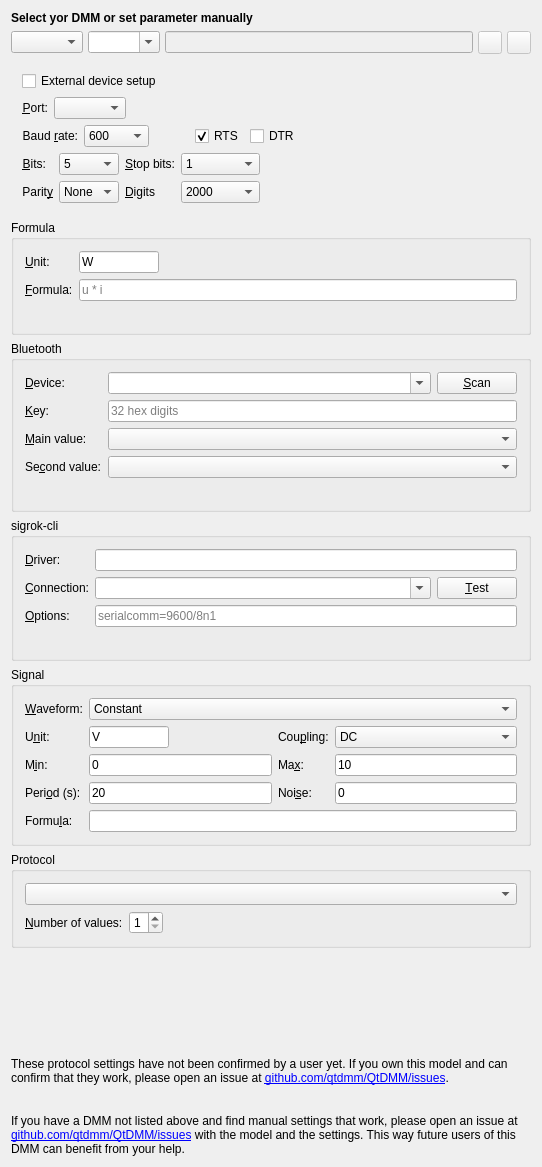
<?xml version="1.0" encoding="UTF-8"?>
<ui version="4.0">
 <class>UIDmmPrefs</class>
 <widget class="PrefWidget" name="UIDmmPrefs">
  <property name="geometry">
   <rect>
    <x>0</x>
    <y>0</y>
    <width>542</width>
    <height>690</height>
   </rect>
  </property>
  <layout class="QVBoxLayout" name="verticalLayout_2">
   <item>
    <widget class="QLabel" name="ui_hint">
     <property name="sizePolicy">
      <sizepolicy hsizetype="Minimum" vsizetype="Fixed">
       <horstretch>0</horstretch>
       <verstretch>0</verstretch>
      </sizepolicy>
     </property>
     <property name="frameShape">
      <enum>QFrame::NoFrame</enum>
     </property>
     <property name="text">
      <string>&lt;b&gt;Select yor DMM or set parameter manually&lt;/b&gt;</string>
     </property>
     <property name="wordWrap">
      <bool>false</bool>
     </property>
    </widget>
   </item>
   <item>
    <layout class="QHBoxLayout" name="_2">
     <property name="spacing">
      <number>5</number>
     </property>
     <item>
      <widget class="QComboBox" name="ui_vendor">
       <property name="whatsThis">
        <string>Select your DMM's vendor to narrow the model list below.</string>
       </property>
       <property name="sizeAdjustPolicy">
        <enum>QComboBox::AdjustToContents</enum>
       </property>
      </widget>
     </item>
     <item>
      <widget class="QComboBox" name="ui_model">
       <property name="whatsThis">
        <string>Here you may select your DMM model. If your DMM is not in the list, try to find working settings and open an issue at github.com/qtdmm/QtDMM/issues with them, so they can be added to the list in the next release.</string>
       </property>
       <property name="editable">
        <bool>true</bool>
       </property>
       <property name="currentText">
        <string notr="true"/>
       </property>
       <property name="insertPolicy">
        <enum>QComboBox::NoInsert</enum>
       </property>
       <property name="sizeAdjustPolicy">
        <enum>QComboBox::AdjustToContents</enum>
       </property>
      </widget>
     </item>
     <item>
      <widget class="QLineEdit" name="ui_filename">
       <property name="enabled">
        <bool>false</bool>
       </property>
       <property name="readOnly">
        <bool>true</bool>
       </property>
      </widget>
     </item>
     <item>
      <widget class="QToolButton" name="ui_load">
       <property name="enabled">
        <bool>false</bool>
       </property>
       <property name="toolTip">
        <string>Load Settings</string>
       </property>
       <property name="text">
        <string/>
       </property>
       <property name="icon">
        <iconset theme="document-open"/>
       </property>
      </widget>
     </item>
     <item>
      <widget class="QToolButton" name="ui_save">
       <property name="enabled">
        <bool>false</bool>
       </property>
       <property name="toolTip">
        <string>Save Settings</string>
       </property>
       <property name="text">
        <string/>
       </property>
       <property name="icon">
        <iconset theme="document-save"/>
       </property>
      </widget>
     </item>
    </layout>
   </item>
   <item>
    <widget class="QWidget" name="ButtonGroup11" native="true">
     <property name="title" stdset="0">
      <string>Port settings</string>
     </property>
     <layout class="QFormLayout" name="formLayout_6">
      <item row="0" column="0">
       <layout class="QHBoxLayout" name="horizontalLayout_2">
        <item>
         <widget class="QCheckBox" name="ui_externalSetup">
          <property name="text">
           <string>External device setup</string>
          </property>
         </widget>
        </item>
        <item>
         <spacer name="horizontalSpacer">
          <property name="orientation">
           <enum>Qt::Horizontal</enum>
          </property>
          <property name="sizeHint" stdset="0">
           <size>
            <width>40</width>
            <height>20</height>
           </size>
          </property>
         </spacer>
        </item>
       </layout>
      </item>
      <item row="1" column="0">
       <layout class="QHBoxLayout" name="horizontalLayout_3">
        <item>
         <layout class="QFormLayout" name="formLayout_4">
          <item row="0" column="0">
           <widget class="QLabel" name="TextLabel2">
            <property name="text">
             <string>&amp;Port:</string>
            </property>
            <property name="alignment">
             <set>Qt::AlignRight|Qt::AlignTrailing|Qt::AlignVCenter</set>
            </property>
            <property name="wordWrap">
             <bool>false</bool>
            </property>
            <property name="buddy">
             <cstring>port</cstring>
            </property>
           </widget>
          </item>
          <item row="0" column="1">
           <layout class="QHBoxLayout" name="_3">
            <property name="spacing">
             <number>2</number>
            </property>
            <property name="leftMargin">
             <number>0</number>
            </property>
            <property name="topMargin">
             <number>0</number>
            </property>
            <property name="rightMargin">
             <number>0</number>
            </property>
            <property name="bottomMargin">
             <number>0</number>
            </property>
            <item>
             <widget class="QComboBox" name="port">
              <property name="sizePolicy">
               <sizepolicy hsizetype="MinimumExpanding" vsizetype="Fixed">
                <horstretch>0</horstretch>
                <verstretch>0</verstretch>
               </sizepolicy>
              </property>
              <property name="whatsThis">
               <string>Choose the serial device here. &lt;i&gt;(Hint for DOS people: /dev/ttyS0 corresponds to COM1. /dev/ttyS1 to COM2 ...)&lt;/i&gt;</string>
              </property>
              <property name="currentText">
               <string notr="true"/>
              </property>
              <property name="currentIndex">
               <number>-1</number>
              </property>
             </widget>
            </item>
           </layout>
          </item>
         </layout>
        </item>
       </layout>
      </item>
      <item row="2" column="0">
       <layout class="QHBoxLayout" name="_4">
        <item>
         <layout class="QFormLayout" name="formLayout_5">
          <item row="0" column="0">
           <widget class="QLabel" name="ui_baudLabel">
            <property name="text">
             <string>Baud &amp;rate:</string>
            </property>
            <property name="alignment">
             <set>Qt::AlignRight|Qt::AlignTrailing|Qt::AlignVCenter</set>
            </property>
            <property name="wordWrap">
             <bool>false</bool>
            </property>
            <property name="buddy">
             <cstring>baudRate</cstring>
            </property>
           </widget>
          </item>
          <item row="0" column="1">
           <widget class="QComboBox" name="baudRate">
            <property name="whatsThis">
             <string>Select the baud rate for the DMM here. If you encounter problems connecting to your DMM try lowering the baud rate. I had some problems with my &lt;b&gt;Metex ME-32&lt;/b&gt;. The Documentation said 1200 baud but it only worked at 600.</string>
            </property>
            <property name="currentText">
             <string notr="true">600</string>
            </property>
            <property name="currentIndex">
             <number>0</number>
            </property>
            <item>
             <property name="text">
              <string notr="true">600</string>
             </property>
            </item>
            <item>
             <property name="text">
              <string notr="true">1200</string>
             </property>
            </item>
            <item>
             <property name="text">
              <string notr="true">1800</string>
             </property>
            </item>
            <item>
             <property name="text">
              <string notr="true">2400</string>
             </property>
            </item>
            <item>
             <property name="text">
              <string notr="true">4800</string>
             </property>
            </item>
            <item>
             <property name="text">
              <string notr="true">9600</string>
             </property>
            </item>
            <item>
             <property name="text">
              <string notr="true">19200</string>
             </property>
            </item>
           </widget>
          </item>
         </layout>
        </item>
        <item>
         <spacer name="horizontalSpacer_3">
          <property name="orientation">
           <enum>Qt::Horizontal</enum>
          </property>
          <property name="sizeHint" stdset="0">
           <size>
            <width>40</width>
            <height>20</height>
           </size>
          </property>
         </spacer>
        </item>
        <item>
         <widget class="QCheckBox" name="uirts">
          <property name="text">
           <string notr="true">RTS</string>
          </property>
          <property name="checked">
           <bool>true</bool>
          </property>
         </widget>
        </item>
        <item>
         <widget class="QCheckBox" name="uidtr">
          <property name="text">
           <string notr="true">DTR</string>
          </property>
         </widget>
        </item>
        <item>
         <spacer name="spacer3">
          <property name="orientation">
           <enum>Qt::Horizontal</enum>
          </property>
          <property name="sizeType">
           <enum>QSizePolicy::Expanding</enum>
          </property>
          <property name="sizeHint" stdset="0">
           <size>
            <width>40</width>
            <height>21</height>
           </size>
          </property>
         </spacer>
        </item>
       </layout>
      </item>
      <item row="3" column="0">
       <layout class="QHBoxLayout" name="horizontalLayout_4">
        <item>
         <layout class="QFormLayout" name="formLayout_2">
          <item row="0" column="0">
           <widget class="QLabel" name="ui_bitsLabel">
            <property name="text">
             <string>&amp;Bits:</string>
            </property>
            <property name="alignment">
             <set>Qt::AlignRight|Qt::AlignTrailing|Qt::AlignVCenter</set>
            </property>
            <property name="wordWrap">
             <bool>false</bool>
            </property>
            <property name="buddy">
             <cstring>bitsCombo</cstring>
            </property>
           </widget>
          </item>
          <item row="0" column="1">
           <widget class="QComboBox" name="bitsCombo">
            <property name="whatsThis">
             <string>Number of bits for serial communication.</string>
            </property>
            <property name="currentText">
             <string notr="true">5</string>
            </property>
            <item>
             <property name="text">
              <string notr="true">5</string>
             </property>
            </item>
            <item>
             <property name="text">
              <string notr="true">6</string>
             </property>
            </item>
            <item>
             <property name="text">
              <string notr="true">7</string>
             </property>
            </item>
            <item>
             <property name="text">
              <string notr="true">8</string>
             </property>
            </item>
           </widget>
          </item>
          <item row="1" column="0">
           <widget class="QLabel" name="ui_parityLabel">
            <property name="text">
             <string>Parit&amp;y</string>
            </property>
            <property name="alignment">
             <set>Qt::AlignRight|Qt::AlignTrailing|Qt::AlignVCenter</set>
            </property>
            <property name="wordWrap">
             <bool>false</bool>
            </property>
            <property name="buddy">
             <cstring>stopBitsCombo</cstring>
            </property>
           </widget>
          </item>
          <item row="1" column="1">
           <widget class="QComboBox" name="parityCombo">
            <property name="whatsThis">
             <string>Parity for serial communication. May be None, Odd or Even.</string>
            </property>
            <item>
             <property name="text">
              <string>None</string>
             </property>
            </item>
            <item>
             <property name="text">
              <string>Even</string>
             </property>
            </item>
            <item>
             <property name="text">
              <string>Odd</string>
             </property>
            </item>
           </widget>
          </item>
         </layout>
        </item>
        <item>
         <layout class="QFormLayout" name="formLayout_3">
          <item row="0" column="0">
           <widget class="QLabel" name="ui_stopLabel">
            <property name="text">
             <string>&amp;Stop bits:</string>
            </property>
            <property name="alignment">
             <set>Qt::AlignRight|Qt::AlignTrailing|Qt::AlignVCenter</set>
            </property>
            <property name="wordWrap">
             <bool>false</bool>
            </property>
            <property name="buddy">
             <cstring>stopBitsCombo</cstring>
            </property>
           </widget>
          </item>
          <item row="0" column="1">
           <widget class="QComboBox" name="stopBitsCombo">
            <property name="whatsThis">
             <string>Number of stop bits for serial communication.</string>
            </property>
            <property name="currentText">
             <string notr="true">1</string>
            </property>
            <item>
             <property name="text">
              <string notr="true">1</string>
             </property>
            </item>
            <item>
             <property name="text">
              <string notr="true">2</string>
             </property>
            </item>
           </widget>
          </item>
          <item row="1" column="0">
           <widget class="QLabel" name="ui_displayLabel">
            <property name="text">
             <string>&amp;Digits</string>
            </property>
            <property name="alignment">
             <set>Qt::AlignRight|Qt::AlignTrailing|Qt::AlignVCenter</set>
            </property>
            <property name="wordWrap">
             <bool>false</bool>
            </property>
            <property name="buddy">
             <cstring>stopBitsCombo</cstring>
            </property>
           </widget>
          </item>
          <item row="1" column="1">
           <widget class="QComboBox" name="displayCombo">
            <property name="whatsThis">
             <string>Number of display digits.
&lt;ul&gt;&lt;li&gt;3 1/2 - 2000 Counts&lt;/li&gt;
&lt;li&gt;3 3/4 - 4000 Counts&lt;/li&gt;
&lt;li&gt;4 1/2 - 20000 Counts&lt;/li&gt;
&lt;li&gt;4 3/4 - 40000 Counts&lt;/li&gt;
&lt;/ul&gt;</string>
            </property>
            <property name="currentText">
             <string notr="true">2000</string>
            </property>
            <item>
             <property name="text">
              <string notr="true">2000</string>
             </property>
            </item>
            <item>
             <property name="text">
              <string notr="true">4000</string>
             </property>
            </item>
            <item>
             <property name="text">
              <string notr="true">6000</string>
             </property>
            </item>
            <item>
             <property name="text">
              <string notr="true">8000</string>
             </property>
            </item>
            <item>
             <property name="text">
              <string notr="true">20000</string>
             </property>
            </item>
            <item>
             <property name="text">
              <string notr="true">22000</string>
             </property>
            </item>
            <item>
             <property name="text">
              <string notr="true">40000</string>
             </property>
            </item>
            <item>
             <property name="text">
              <string notr="true">50000</string>
             </property>
            </item>
            <item>
             <property name="text">
              <string notr="true">100000</string>
             </property>
            </item>
            <item>
             <property name="text">
              <string notr="true">200000</string>
             </property>
            </item>
            <item>
             <property name="text">
              <string notr="true">400000</string>
             </property>
            </item>
            <item>
             <property name="text">
              <string notr="true">400000</string>
             </property>
            </item>
            <item>
             <property name="text">
              <string notr="true">1000000</string>
             </property>
            </item>
           </widget>
          </item>
         </layout>
        </item>
        <item>
         <spacer name="horizontalSpacer_2">
          <property name="orientation">
           <enum>Qt::Horizontal</enum>
          </property>
          <property name="sizeHint" stdset="0">
           <size>
            <width>40</width>
            <height>20</height>
           </size>
          </property>
         </spacer>
        </item>
       </layout>
      </item>
     </layout>
    </widget>
   </item>
   <item>
    <widget class="QGroupBox" name="ui_calcGroup">
     <property name="title">
      <string>Formula</string>
     </property>
     <layout class="QFormLayout" name="formLayout_calc">
      <item row="0" column="0">
       <widget class="QLabel" name="ui_calcUnitLabel">
        <property name="text">
         <string>&amp;Unit:</string>
        </property>
        <property name="buddy">
         <cstring>ui_calcUnit</cstring>
        </property>
       </widget>
      </item>
      <item row="0" column="1">
       <widget class="QLineEdit" name="ui_calcUnit">
        <property name="whatsThis">
         <string>The unit of the calculated value, without SI prefix: W, V, A, Ohm, ...</string>
        </property>
        <property name="maximumSize">
         <size>
          <width>80</width>
          <height>16777215</height>
         </size>
        </property>
        <property name="text">
         <string notr="true">W</string>
        </property>
       </widget>
      </item>
      <item row="1" column="0">
       <widget class="QLabel" name="ui_calcExpressionLabel">
        <property name="text">
         <string>&amp;Formula:</string>
        </property>
        <property name="buddy">
         <cstring>ui_calcExpression</cstring>
        </property>
       </widget>
      </item>
      <item row="1" column="1">
       <widget class="QLineEdit" name="ui_calcExpression">
        <property name="whatsThis">
         <string>The value this instance shows, computed from the readings of the other running instances. Their names are the variables; + - * / ^, parentheses, numbers with SI suffix (1.5k) and sqrt, abs, log10, min, max are allowed.</string>
        </property>
        <property name="placeholderText">
         <string notr="true">u * i</string>
        </property>
       </widget>
      </item>
      <item row="2" column="1">
       <widget class="QLabel" name="ui_calcHint">
        <property name="text">
         <string notr="true"/>
        </property>
        <property name="textFormat">
         <enum>Qt::RichText</enum>
        </property>
        <property name="wordWrap">
         <bool>true</bool>
        </property>
       </widget>
      </item>
     </layout>
    </widget>
   </item>
   <item>
    <widget class="QGroupBox" name="ui_bleGroup">
     <property name="title">
      <string>Bluetooth</string>
     </property>
     <layout class="QGridLayout" name="gridLayout_ble">
      <item row="0" column="0">
       <widget class="QLabel" name="ui_bleAddressLabel">
        <property name="text">
         <string>&amp;Device:</string>
        </property>
        <property name="buddy">
         <cstring>ui_bleAddress</cstring>
        </property>
       </widget>
      </item>
      <item row="0" column="1">
       <widget class="QComboBox" name="ui_bleAddress">
        <property name="whatsThis">
         <string>The Bluetooth address of the Victron device, as VictronConnect shows it under Product info, Instant readout via Bluetooth. Scan lists the Victron devices in range.</string>
        </property>
        <property name="editable">
         <bool>true</bool>
        </property>
        <property name="sizePolicy">
         <sizepolicy hsizetype="Expanding" vsizetype="Fixed">
          <horstretch>0</horstretch>
          <verstretch>0</verstretch>
         </sizepolicy>
        </property>
       </widget>
      </item>
      <item row="0" column="2">
       <widget class="QPushButton" name="ui_bleScan">
        <property name="text">
         <string>&amp;Scan</string>
        </property>
       </widget>
      </item>
      <item row="1" column="0">
       <widget class="QLabel" name="ui_bleKeyLabel">
        <property name="text">
         <string>&amp;Key:</string>
        </property>
        <property name="buddy">
         <cstring>ui_bleKey</cstring>
        </property>
       </widget>
      </item>
      <item row="1" column="1" colspan="2">
       <widget class="QLineEdit" name="ui_bleKey">
        <property name="whatsThis">
         <string>The 32-digit encryption key of the device: VictronConnect, Product info, Instant readout via Bluetooth, Encryption data.</string>
        </property>
        <property name="placeholderText">
         <string notr="true">32 hex digits</string>
        </property>
       </widget>
      </item>
      <item row="2" column="0">
       <widget class="QLabel" name="ui_bleMainLabel">
        <property name="text">
         <string>&amp;Main value:</string>
        </property>
        <property name="buddy">
         <cstring>ui_bleMain</cstring>
        </property>
       </widget>
      </item>
      <item row="2" column="1" colspan="2">
       <widget class="QComboBox" name="ui_bleMain">
        <property name="whatsThis">
         <string>Which of the device's values the display, the analog meter and the recorder show.</string>
        </property>
       </widget>
      </item>
      <item row="3" column="0">
       <widget class="QLabel" name="ui_bleSecondLabel">
        <property name="text">
         <string>Se&amp;cond value:</string>
        </property>
        <property name="buddy">
         <cstring>ui_bleSecond</cstring>
        </property>
       </widget>
      </item>
      <item row="3" column="1" colspan="2">
       <widget class="QComboBox" name="ui_bleSecond">
        <property name="whatsThis">
         <string>A second value shown on the display's second line and logged in the readings table.</string>
        </property>
       </widget>
      </item>
      <item row="4" column="1" colspan="2">
       <widget class="QLabel" name="ui_bleHint">
        <property name="text">
         <string notr="true"/>
        </property>
        <property name="wordWrap">
         <bool>true</bool>
        </property>
       </widget>
      </item>
     </layout>
    </widget>
   </item>
   <item>
    <widget class="QGroupBox" name="ui_sigrokGroup">
     <property name="title">
      <string>sigrok-cli</string>
     </property>
     <layout class="QGridLayout" name="gridLayout_sigrok">
      <item row="0" column="0">
       <widget class="QLabel" name="ui_sigrokDriverLabel">
        <property name="text">
         <string>&amp;Driver:</string>
        </property>
        <property name="buddy">
         <cstring>ui_sigrokDriver</cstring>
        </property>
       </widget>
      </item>
      <item row="0" column="1" colspan="2">
       <widget class="QLineEdit" name="ui_sigrokDriver">
        <property name="whatsThis">
         <string>The libsigrok driver for this meter, filled in from the model. Change it only if sigrok-cli --list-supported names another one for your meter.</string>
        </property>
       </widget>
      </item>
      <item row="1" column="0">
       <widget class="QLabel" name="ui_sigrokConnLabel">
        <property name="text">
         <string>&amp;Connection:</string>
        </property>
        <property name="buddy">
         <cstring>ui_sigrokConn</cstring>
        </property>
       </widget>
      </item>
      <item row="1" column="1">
       <widget class="QComboBox" name="ui_sigrokConn">
        <property name="whatsThis">
         <string>How sigrok-cli reaches the meter (its conn= option): a serial port such as /dev/ttyUSB0 or COM3, usbtmc/&lt;vid&gt;.&lt;pid&gt; for USB-TMC, tcp-raw/&lt;host&gt;/5025 for LAN.</string>
        </property>
        <property name="editable">
         <bool>true</bool>
        </property>
        <property name="sizePolicy">
         <sizepolicy hsizetype="Expanding" vsizetype="Fixed">
          <horstretch>0</horstretch>
          <verstretch>0</verstretch>
         </sizepolicy>
        </property>
       </widget>
      </item>
      <item row="1" column="2">
       <widget class="QPushButton" name="ui_sigrokTest">
        <property name="text">
         <string>&amp;Test</string>
        </property>
        <property name="whatsThis">
         <string>Runs sigrok-cli --scan with these settings and shows whether the meter answers.</string>
        </property>
       </widget>
      </item>
      <item row="2" column="0">
       <widget class="QLabel" name="ui_sigrokOptionsLabel">
        <property name="text">
         <string>&amp;Options:</string>
        </property>
        <property name="buddy">
         <cstring>ui_sigrokOptions</cstring>
        </property>
       </widget>
      </item>
      <item row="2" column="1" colspan="2">
       <widget class="QLineEdit" name="ui_sigrokOptions">
        <property name="whatsThis">
         <string>Further driver options, colon separated, e.g. serialcomm=9600/8n1 for a serial connection.</string>
        </property>
        <property name="placeholderText">
         <string notr="true">serialcomm=9600/8n1</string>
        </property>
       </widget>
      </item>
      <item row="3" column="1" colspan="2">
       <widget class="QLabel" name="ui_sigrokHint">
        <property name="text">
         <string notr="true"/>
        </property>
        <property name="wordWrap">
         <bool>true</bool>
        </property>
        <property name="openExternalLinks">
         <bool>false</bool>
        </property>
       </widget>
      </item>
     </layout>
    </widget>
   </item>
   <item>
    <widget class="QGroupBox" name="ui_virtualGroup">
     <property name="title">
      <string>Signal</string>
     </property>
     <layout class="QGridLayout" name="gridLayout_virtual">
      <item row="0" column="0">
       <widget class="QLabel" name="ui_virtualSignalLabel">
        <property name="text">
         <string>&amp;Waveform:</string>
        </property>
        <property name="buddy">
         <cstring>ui_virtualSignal</cstring>
        </property>
       </widget>
      </item>
      <item row="0" column="1" colspan="3">
       <widget class="QComboBox" name="ui_virtualSignal">
        <property name="whatsThis">
         <string>What the virtual meter shows over time. Constant and Random stay within Min..Max; the periodic waveforms swing between Min and Max once per Period; Discharge falls from Max towards Min with the time constant Period; Custom uses your own formula (t = seconds since connecting).</string>
        </property>
        <item><property name="text"><string>Constant</string></property></item>
        <item><property name="text"><string>Random</string></property></item>
        <item><property name="text"><string>Sine</string></property></item>
        <item><property name="text"><string>Triangle</string></property></item>
        <item><property name="text"><string>Square</string></property></item>
        <item><property name="text"><string>Sawtooth</string></property></item>
        <item><property name="text"><string>Discharge</string></property></item>
        <item><property name="text"><string>Custom formula</string></property></item>
       </widget>
      </item>
      <item row="1" column="0">
       <widget class="QLabel" name="ui_virtualUnitLabel">
        <property name="text">
         <string>U&amp;nit:</string>
        </property>
        <property name="buddy">
         <cstring>ui_virtualUnit</cstring>
        </property>
       </widget>
      </item>
      <item row="1" column="1">
       <widget class="QLineEdit" name="ui_virtualUnit">
        <property name="maximumSize">
         <size>
          <width>80</width>
          <height>16777215</height>
         </size>
        </property>
        <property name="text">
         <string notr="true">V</string>
        </property>
       </widget>
      </item>
      <item row="1" column="2">
       <widget class="QLabel" name="ui_virtualCouplingLabel">
        <property name="text">
         <string>Cou&amp;pling:</string>
        </property>
        <property name="buddy">
         <cstring>ui_virtualCoupling</cstring>
        </property>
       </widget>
      </item>
      <item row="1" column="3">
       <widget class="QComboBox" name="ui_virtualCoupling">
        <item><property name="text"><string notr="true">DC</string></property></item>
        <item><property name="text"><string notr="true">AC</string></property></item>
       </widget>
      </item>
      <item row="2" column="0">
       <widget class="QLabel" name="ui_virtualMinLabel">
        <property name="text">
         <string>M&amp;in:</string>
        </property>
        <property name="buddy">
         <cstring>ui_virtualMin</cstring>
        </property>
       </widget>
      </item>
      <item row="2" column="1">
       <widget class="QLineEdit" name="ui_virtualMin">
        <property name="text">
         <string notr="true">0</string>
        </property>
       </widget>
      </item>
      <item row="2" column="2">
       <widget class="QLabel" name="ui_virtualMaxLabel">
        <property name="text">
         <string>Ma&amp;x:</string>
        </property>
        <property name="buddy">
         <cstring>ui_virtualMax</cstring>
        </property>
       </widget>
      </item>
      <item row="2" column="3">
       <widget class="QLineEdit" name="ui_virtualMax">
        <property name="text">
         <string notr="true">10</string>
        </property>
       </widget>
      </item>
      <item row="3" column="0">
       <widget class="QLabel" name="ui_virtualPeriodLabel">
        <property name="text">
         <string>Peri&amp;od (s):</string>
        </property>
        <property name="buddy">
         <cstring>ui_virtualPeriod</cstring>
        </property>
       </widget>
      </item>
      <item row="3" column="1">
       <widget class="QLineEdit" name="ui_virtualPeriod">
        <property name="text">
         <string notr="true">20</string>
        </property>
       </widget>
      </item>
      <item row="3" column="2">
       <widget class="QLabel" name="ui_virtualNoiseLabel">
        <property name="text">
         <string>Noi&amp;se:</string>
        </property>
        <property name="buddy">
         <cstring>ui_virtualNoise</cstring>
        </property>
       </widget>
      </item>
      <item row="3" column="3">
       <widget class="QLineEdit" name="ui_virtualNoise">
        <property name="whatsThis">
         <string>Peak-to-peak amplitude of random noise added to the signal, in the unit above. 0 for a clean signal.</string>
        </property>
        <property name="text">
         <string notr="true">0</string>
        </property>
       </widget>
      </item>
      <item row="4" column="0">
       <widget class="QLabel" name="ui_virtualFormulaLabel">
        <property name="text">
         <string>Formu&amp;la:</string>
        </property>
        <property name="buddy">
         <cstring>ui_virtualFormula</cstring>
        </property>
       </widget>
      </item>
      <item row="4" column="1" colspan="3">
       <widget class="QLineEdit" name="ui_virtualFormula">
        <property name="whatsThis">
         <string>The formula the waveform above expands to; editable with Custom formula. t is the time in seconds since connecting, pi, sin, cos, exp, floor, sqrt, abs, rand() and the readings of other instances may be used.</string>
        </property>
       </widget>
      </item>
     </layout>
    </widget>
   </item>
   <item>
    <widget class="QGroupBox" name="ui_protocol">
     <property name="title">
      <string>Protocol</string>
     </property>
     <layout class="QVBoxLayout" name="verticalLayout">
      <item>
       <widget class="QComboBox" name="protocolCombo">
        <property name="whatsThis">
         <string>Here you may select the Communication type. If you have a not &quot;officially&quot; supported multimeter, just try out the existing protocols. If you are lucky it may work. If you find working settings, send the to me.</string>
        </property>
       </widget>
      </item>
      <item>
       <layout class="QHBoxLayout" name="horizontalLayout_6">
        <item>
         <layout class="QFormLayout" name="formLayout_8">
          <property name="fieldGrowthPolicy">
           <enum>QFormLayout::AllNonFixedFieldsGrow</enum>
          </property>
          <item row="0" column="0">
           <widget class="QLabel" name="TextLabel1_6">
            <property name="text">
             <string>&amp;Number of values:</string>
            </property>
            <property name="buddy">
             <cstring>ui_numValues</cstring>
            </property>
           </widget>
          </item>
          <item row="0" column="1">
           <widget class="QSpinBox" name="ui_numValues">
            <property name="whatsThis">
             <string>Some multimeter send several lines of data containing different measured values. As QtDMM only shows one variable here you can set the number of lines to be ignored for each measurement (That means that QtDMM only uses the first line).</string>
            </property>
            <property name="minimum">
             <number>1</number>
            </property>
            <property name="maximum">
             <number>4</number>
            </property>
           </widget>
          </item>
         </layout>
        </item>
        <item>
         <spacer name="Spacer1_4">
          <property name="orientation">
           <enum>Qt::Horizontal</enum>
          </property>
          <property name="sizeType">
           <enum>QSizePolicy::Expanding</enum>
          </property>
          <property name="sizeHint" stdset="0">
           <size>
            <width>20</width>
            <height>20</height>
           </size>
          </property>
         </spacer>
        </item>
       </layout>
      </item>
     </layout>
    </widget>
   </item>
   <item>
    <spacer name="Spacer1_3">
     <property name="orientation">
      <enum>Qt::Vertical</enum>
     </property>
     <property name="sizeType">
      <enum>QSizePolicy::Expanding</enum>
     </property>
     <property name="sizeHint" stdset="0">
      <size>
       <width>20</width>
       <height>30</height>
      </size>
     </property>
    </spacer>
   </item>
   <item>
    <widget class="QLabel" name="message2">
     <property name="sizePolicy">
      <sizepolicy hsizetype="Minimum" vsizetype="MinimumExpanding">
       <horstretch>0</horstretch>
       <verstretch>0</verstretch>
      </sizepolicy>
     </property>
     <property name="text">
      <string>&lt;html&gt;&lt;head/&gt;&lt;body&gt;&lt;p&gt;These protocol settings have not been confirmed by a user yet. If you own this model and can confirm that they work, please open an issue at &lt;a href=&quot;https://github.com/qtdmm/QtDMM/issues&quot;&gt;&lt;span style=&quot; text-decoration: underline; color:#0000ff;&quot;&gt;github.com/qtdmm/QtDMM/issues&lt;/span&gt;&lt;/a&gt;.&lt;/p&gt;&lt;/body&gt;&lt;/html&gt;</string>
     </property>
     <property name="textFormat">
      <enum>Qt::RichText</enum>
     </property>
     <property name="alignment">
      <set>Qt::AlignBottom|Qt::AlignLeading|Qt::AlignLeft</set>
     </property>
     <property name="wordWrap">
      <bool>true</bool>
     </property>
     <property name="openExternalLinks">
      <bool>true</bool>
     </property>
    </widget>
   </item>
   <item>
    <widget class="QLabel" name="message">
     <property name="sizePolicy">
      <sizepolicy hsizetype="Minimum" vsizetype="MinimumExpanding">
       <horstretch>0</horstretch>
       <verstretch>0</verstretch>
      </sizepolicy>
     </property>
     <property name="text">
      <string>&lt;html&gt;&lt;head/&gt;&lt;body&gt;&lt;p&gt;If you have a DMM not listed above and find manual settings that work, please open an issue at &lt;a href=&quot;https://github.com/qtdmm/QtDMM/issues&quot;&gt;&lt;span style=&quot; text-decoration: underline; color:#0000ff;&quot;&gt;github.com/qtdmm/QtDMM/issues&lt;/span&gt;&lt;/a&gt; with the model and the settings. This way future users of this DMM can benefit from your help.&lt;/p&gt;&lt;/body&gt;&lt;/html&gt;</string>
     </property>
     <property name="textFormat">
      <enum>Qt::RichText</enum>
     </property>
     <property name="alignment">
      <set>Qt::AlignBottom|Qt::AlignLeading|Qt::AlignLeft</set>
     </property>
     <property name="wordWrap">
      <bool>true</bool>
     </property>
     <property name="openExternalLinks">
      <bool>true</bool>
     </property>
    </widget>
   </item>
  </layout>
 </widget>
 <layoutdefault spacing="6" margin="11"/>
 <customwidgets>
  <customwidget>
   <class>PrefWidget</class>
   <extends>QWidget</extends>
   <header>ui/settings/prefwidget.h</header>
   <container>1</container>
  </customwidget>
 </customwidgets>
 <tabstops>
  <tabstop>ui_model</tabstop>
  <tabstop>port</tabstop>
  <tabstop>baudRate</tabstop>
  <tabstop>bitsCombo</tabstop>
  <tabstop>stopBitsCombo</tabstop>
  <tabstop>parityCombo</tabstop>
  <tabstop>displayCombo</tabstop>
 </tabstops>
 <includes>
  <include location="global">ui/settings/prefwidget.h</include>
 </includes>
 <resources>
  <include location="../resources.qrc"/>
 </resources>
 <connections/>
</ui>
